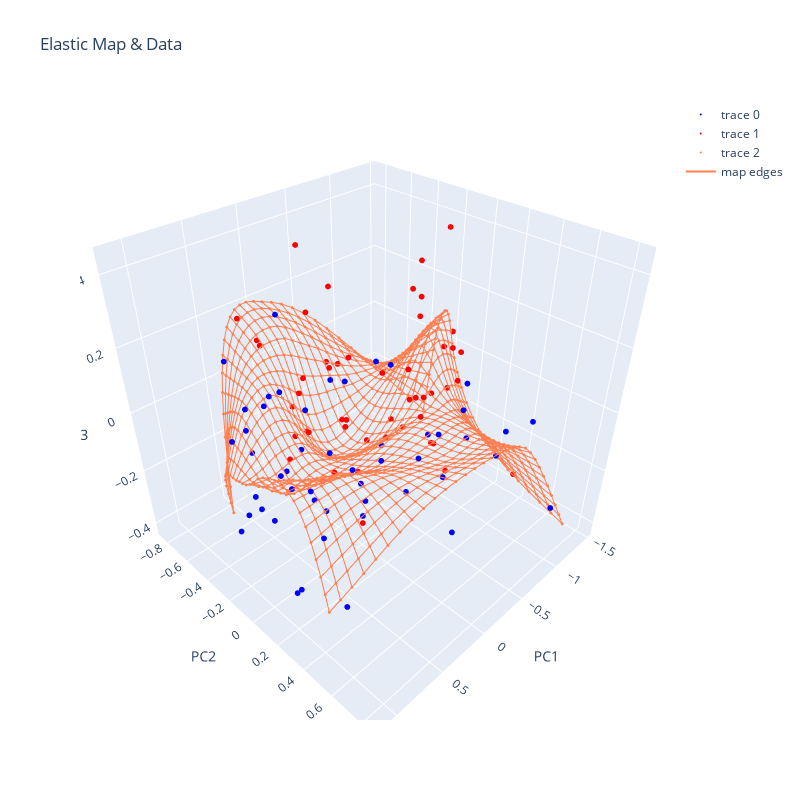

This figure's notebook cell:
### Code cell
from elastic_map.rect2DMap import rect2DMap
from elastic_map.EM import EM
from elastic_map.energyNorms import *
from elastic_map.drawMap import drawMap
import scipy.io as sp

work_dir_path = os.path.join(os.getcwd(), '..', 'bin_data')
spectra_path = os.path.join(work_dir_path, 'data.npy')
labels_path = os.path.join(work_dir_path, 'labels.npy')
d1n = np.load(spectra_path)
col = np.load(labels_path)

colours = ['blue', 'red']

_map = rect2DMap(30, 30)
_map.init(d1n, 'pci')
EM(_map, 
    d1n, 
    constStretching = 0,
    constBending = .1)
drawMap(_map, d1n, classes= col,markColour=colours,lineWidth= 0.5)
